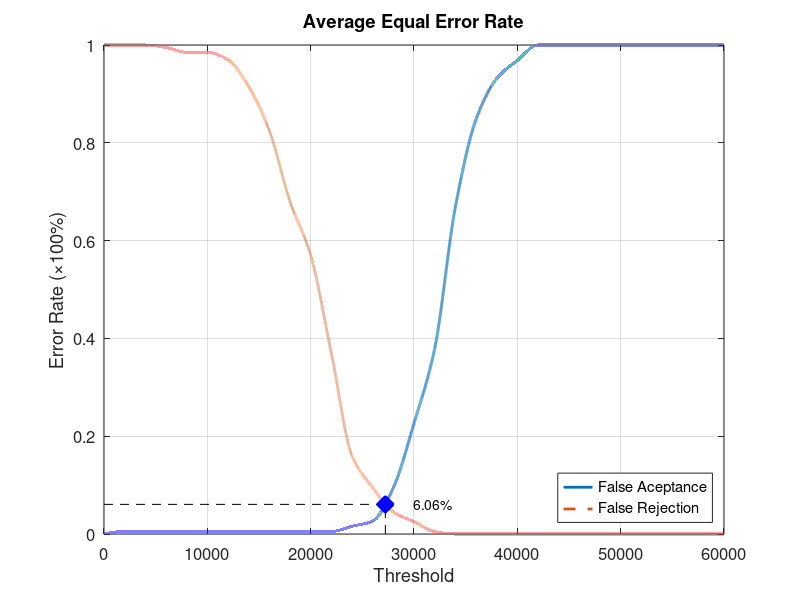
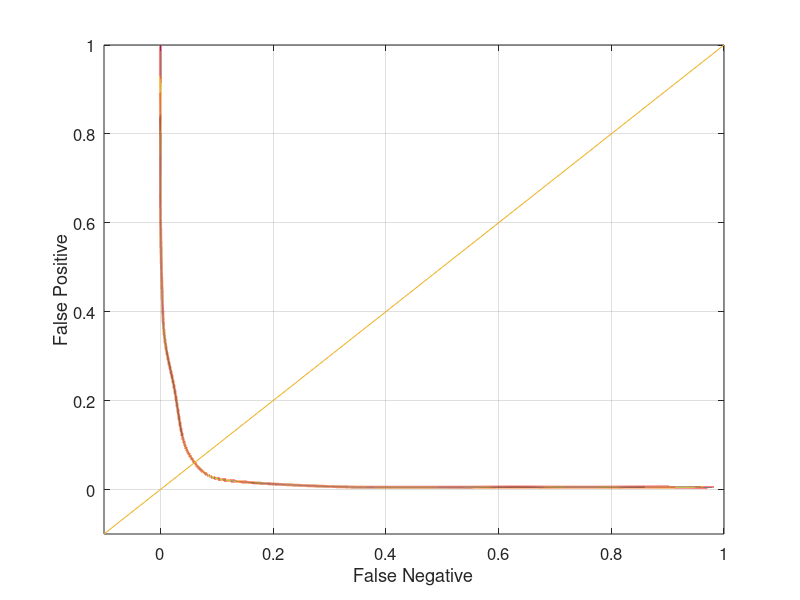

Recreate these plots in MATLAB, in order.
function yEER = Database3_3
close all;
clear;
clc;
x = 0:2000:60000;
xq = 0:0.5:60000;

y0 = [0 0.00526316 0.00526316 0.00526316 0.00526316 0.00526316 0.00526316 0.00526316 0.00526316 0.00526316 0.00526316 0.00526316 0.0157895 0.0263158 0.0947368 0.226316 0.378947 0.668421 0.847368 0.931579 0.968421 1 1 1 1 1 1 1 1 1 1];
yy0 = interp1(x, y0, xq, 'pchip');
y1 = [1 1 1 0.995 0.985 0.985 0.97 0.915 0.825 0.68 0.57 0.37 0.16 0.095 0.045 0.025 0.005 0 0 0 0 0 0 0 0 0 0 0 0 0 0];
yy1 = interp1(x, y1, xq, 'pchip');

% Calculating EER: 
y2 = abs(y0 - y1);
find(y2 == min(y2))
yy2 = abs(yy0 - yy1);
xEER = find(yy2 == min(yy2));
xEERIndex = xq(xEER) % X-axis EER
yEER = yy0(xEER) % Y-axis EER

main = figure
plot(xq, yy0,'-','LineWidth', 2);	hold on
plot(xq, yy1,'--','LineWidth', 2);	hold on
plot([xEERIndex xEERIndex], [0 yEER], 'k--');	hold on
plot([0 xEERIndex], [yEER yEER], 'k--');	hold on
plot(xEERIndex, yEER, 'bx', 'LineWidth', 10);	hold on
text(xEERIndex + 10 * xEERIndex / 100, yEER, [num2str(round((10000 * yEER)) / 100) '%'])
legend('False Aceptance', 'False Rejection', 'Location', 'SouthEast')
xlabel('Threshold')
ylabel('Error Rate (\times100%)')
title('Average Equal Error Rate')
set(gca, 'FontSize', 12)
axis([0 60000 0 1])
grid on

print(main, 'Database3_3Main', '-dpng');
FNRxFPR = figure('Color', [1 1 1]);
plot(yy1, yy0, '-', yy1, yy0, 'LineWidth', 2);
hold on
y = -0.1:0.1:1
plot(y, y); 
set(gca, 'FontSize', 12)
xlabel('False Negative')
ylabel('False Positive')
axis([-0.1 1 -0.1 1])
set(gca, 'FontSize', 12)
grid on

print(FNRxFPR, 'Database3_3FNRxFPR','-dpng');
end
